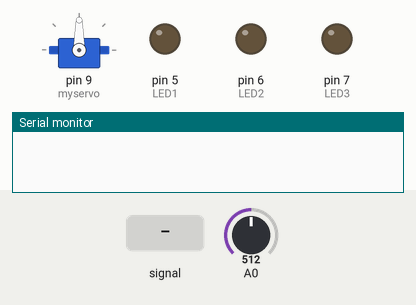
A sketch run on a simulated Arduino Uno, built with avr-gcc and run on an emulated ATmega328P. Shown: servo, output pins drawn as LEDs (lit = HIGH), the last lines printed to the serial monitor. The inputs (shaded band) are chosen by the test bench; at power-on: A0 = 512.

Above: at 1.8 s.
1.9 s: A0 fed a 200 Hz sine of ±81 counts around its level
At 3.5 s:
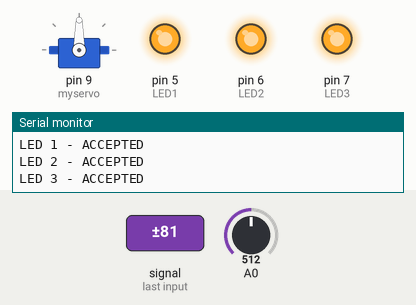
At 5.4 s:
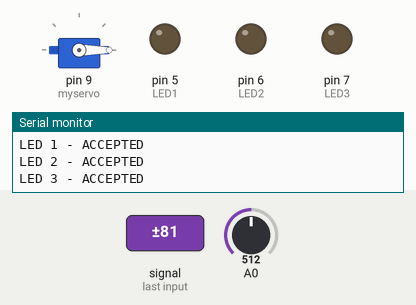
6.4 s: A0 fed a 1000 Hz sine of ±255 counts around its level
10.9 s: A0 set to 911
At 11.5 s:
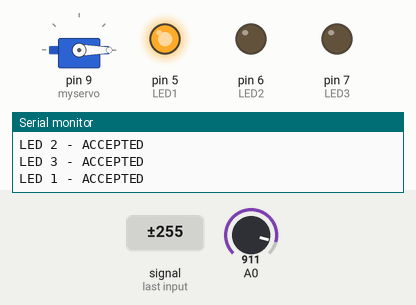
12.4 s: A0 set to 938
Timing chart, 0 to 14.9 s (numbered marks = the images above; inputs shaded):
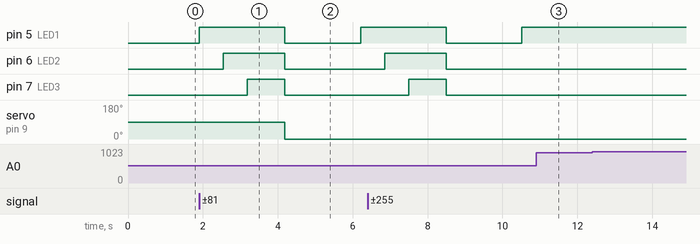

Measured:
- after the input at 1.9 s, pin 5 (LED1): LOW → HIGH at once, → LOW 2.3 s later, → HIGH 2.0 s later; pin 6 (LED2): LOW → HIGH after 0.64 s, → LOW 1.6 s later; pin 7 (LED3): LOW → HIGH after 1.3 s, → LOW 1.0 s later; servo on pin 9 (myservo): 90° → 0° after 2.3 s
- after the input at 10.9 s, pin 6 (LED2): stays LOW (without the input it goes to HIGH after 0.26 s); pin 7 (LED3): stays LOW (without the input it goes to HIGH after 0.90 s)
- after the input at 12.4 s, every drawn part: stays the same

The sketch:

knockKnock.ino
```cpp
#include <Servo.h>

Servo myservo;             // This is where we record our sound measurement
unsigned long lastSoundDetectTime;  // Record the time that we measured a sound
int soundAlarmTime = 200;           // Number of milli seconds to keep the sound alarm high
boolean noiseAlarm = false;

const int LED1 = 5;
const int LED2 = 6;
const int LED3 = 7;

// Knocking sequence for the 3 LEDs
int LED1_seq = 1;   // Knock 2 times
int LED2_seq = 3;   // Knock 1 time
int LED3_seq = 3;   // Knock 3 times

boolean f_knocks = false;   // first sequence of knocks
boolean s_knocks = false;   // second sequence of knocks
boolean t_knocks = false;   // third sequence of knocks

int load = 0;
int knocks = 0;
int count = 0;

unsigned long f_knocksTime = 0;
unsigned long t_knocksTime = 0;
int durationForKnocks = 4000;   // Normally the knocking sequence I do lasts about 4 seconds

void setup()
{
  Serial.begin(9600);
  myservo.attach(9);
  pinMode(LED1, OUTPUT);
  pinMode(LED2, OUTPUT);
  pinMode(LED3, OUTPUT);
}

void loop() {
    delay(1000); // Avoid high signal input detect at initial time
    while (knocks < 7) {    // Once system got all 6 knocks, it will exit the 'while' loop
      int mn = 1024;
      int mx = 0;

      for (int i = 0; i < 100; ++i) {
      int val = analogRead(A0);
      mn = min(mn, val);
      mx = max(mx, val);
      }

      int delta = mx - mn; // Larger delta corresponds to a larger amplitude waveform, and a louder sound:
      if (delta > 20) {  // Microphone detects "knock" delta value as 25 - by experiment
        // This will output the "Knock" message only once even if the signal remains over 20.
        if (!noiseAlarm) {
          lastSoundDetectTime = millis();
                if (millis() - lastSoundDetectTime > 5000) {   // If second set of knocks is TRUE, go to LED3 function
          resetting();
        }
          knocks++;
          count++;
          noiseAlarm = true;
        }
      }
      if ((millis() - lastSoundDetectTime) > soundAlarmTime && noiseAlarm) {
        noiseAlarm =  false;
      }
      // Start to check the knocks that correspond to the LEDs
      turnLED1_ON();
      if (f_knocks) {    // If first set of knocks is TRUE, go to LED2 function
        turnLED2_ON();
        if (s_knocks) {   // If second set of knocks is TRUE, go to LED3 function
          turnLED3_ON();
        }
      }
    }
    delay(1000);    // Give system some time to register all 6 knocks

    while (f_knocks && s_knocks && t_knocks) {    // When all three sets of knocks TRUE

      // Check to see if User didn't follow the correct knocking 'rhythm'
      if (t_knocksTime - f_knocksTime < 2000) {
        // RESET and try again
          resetting();
      }

       // User follows the correct knocking 'rhythm'...
       // ...to attain the correct duration while knocking
      if ((t_knocksTime - f_knocksTime > 2000) && (t_knocksTime - f_knocksTime < durationForKnocks)) {
        myservo.write(10);              // Tell servo to go to position in variable 'pos'
        delay(90);
        delay(5000);
        // End of Access, exit the system
        resetting();
      }

      // User took too long to enter the knocking 'rhythm'
      if (t_knocksTime - f_knocksTime > durationForKnocks) {
        // RESET and try again
          resetting();
      }
    }
    delay(1000);  // Let the system register the reset before detecting sound
  }

// First Knocking Sequence
void turnLED1_ON() {
  if (count == LED1_seq && f_knocks == false) {
    Serial.println("LED 1 - ACCEPTED");
    digitalWrite(LED1, HIGH);
    count = 0;
    f_knocks = true;
    f_knocksTime = millis(); // Capture the time AFTER the 'first knocks' completed
  }
}

// Second Knocking Sequence
void turnLED2_ON() {
  if (count == LED2_seq && s_knocks == false) {
    Serial.println("LED 2 - ACCEPTED");
    digitalWrite(LED2, HIGH);
    count = 0;
    s_knocks = true;
  }
}

// Third Knocking Sequence
void turnLED3_ON() {
  if (count == LED3_seq && t_knocks == false) {
    Serial.println("LED 3 - ACCEPTED");
    digitalWrite(LED3, HIGH);
    count = 0;
    t_knocks = true;
    t_knocksTime = millis();  // Capture the time AFTER the 'third knocks' completed
  }
}

void resetting() {
  myservo.write(0); // Tell servo to go to initial position
  knocks = 0;
  digitalWrite(LED1, LOW);
  digitalWrite(LED2, LOW);
  digitalWrite(LED3, LOW);
  f_knocks = false;
  s_knocks = false;
  t_knocks = false;
}
```
